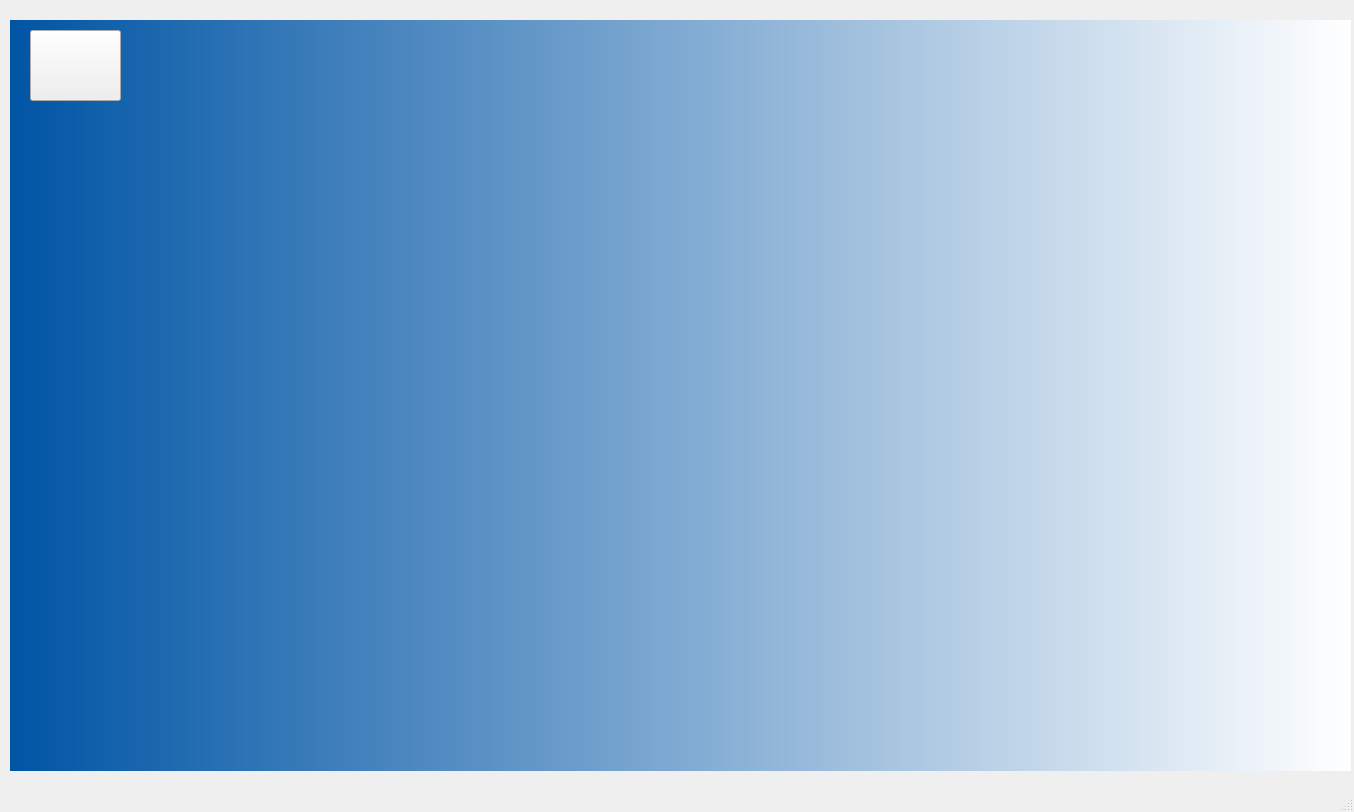
<?xml version="1.0" encoding="UTF-8"?>
<ui version="4.0">
 <class>MainWindow</class>
 <widget class="QMainWindow" name="MainWindow">
  <property name="geometry">
   <rect>
    <x>0</x>
    <y>0</y>
    <width>1354</width>
    <height>812</height>
   </rect>
  </property>
  <property name="windowTitle">
   <string>MainWindow</string>
  </property>
  <widget class="QWidget" name="centralwidget">
   <widget class="QWidget" name="widget" native="true">
    <property name="geometry">
     <rect>
      <x>10</x>
      <y>20</y>
      <width>1341</width>
      <height>751</height>
     </rect>
    </property>
    <property name="styleSheet">
     <string notr="true">QWidget#widget
{background-color: qlineargradient(spread:pad, x1:0, y1:1, x2:1, y2:1, stop:0 rgba(0, 85, 165, 255), stop:1 rgba(255, 255, 255, 255));}</string>
    </property>
    <widget class="QPushButton" name="gb_btn_nav">
     <property name="geometry">
      <rect>
       <x>20</x>
       <y>10</y>
       <width>91</width>
       <height>71</height>
      </rect>
     </property>
     <property name="cursor">
      <cursorShape>PointingHandCursor</cursorShape>
     </property>
     <property name="styleSheet">
      <string notr="true">image: url(:/image/back.png);</string>
     </property>
     <property name="text">
      <string/>
     </property>
    </widget>
    <widget class="QWidget" name="gridLayoutWidget">
     <property name="geometry">
      <rect>
       <x>120</x>
       <y>20</y>
       <width>1101</width>
       <height>711</height>
      </rect>
     </property>
     <layout class="QGridLayout" name="gdlayout"/>
    </widget>
   </widget>
  </widget>
  <widget class="QMenuBar" name="menubar">
   <property name="geometry">
    <rect>
     <x>0</x>
     <y>0</y>
     <width>1354</width>
     <height>23</height>
    </rect>
   </property>
  </widget>
  <widget class="QStatusBar" name="statusbar"/>
 </widget>
 <resources/>
 <connections/>
</ui>
